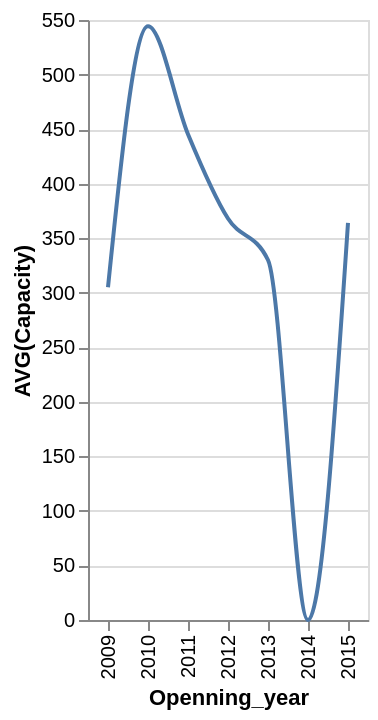

Vega-Lite specification for this chart:
### Vega-Lite specification from a JSON file in a GitHub repository (floating-point values rounded to 4 significant figures)
{"data": {"values": [{"x_data": "2009", "y_data": 305}, {"x_data": "2010", "y_data": 544.3}, {"x_data": "2011", "y_data": 445.3}, {"x_data": "2012", "y_data": 368}, {"x_data": "2013", "y_data": 330}, {"x_data": "2014", "y_data": 0}, {"x_data": "2015", "y_data": 364}]}, "mark": {"type": "line", "interpolate": "monotone"}, "encoding": {"x": {"field": "x_data", "type": "nominal", "title": "Openning_year", "sort": "ascending"}, "y": {"field": "y_data", "type": "quantitative", "title": "AVG(Capacity)"}}}
